Frame 1 (no input): blank canvas, image omitted
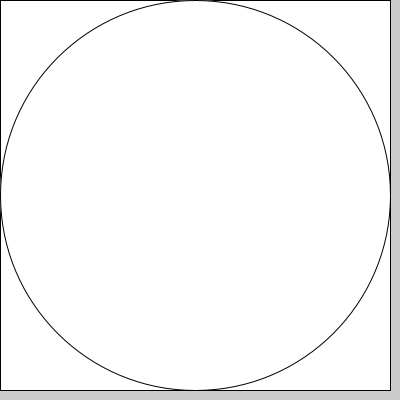
Frame 60 (the mouse pressed at the canvas centre just before this capture)
Frame 120 (the mouse held since frame 60 and released just before this capture): identical to frame 60, image omitted

The Processing sketch that drew this single still picture (run headless with seeded random() and noise(); from frame 60 on, the mouse is pressed at the canvas centre):

// Processing sketch: Fonksiyon_Kare_Daire
// ── Fonksiyon_Kare_Daire.pde
float i=0;
void dk (float w,float h)
{
  rect (0,0,w,h);
  ellipseMode (CORNER);
  ellipse (0,0,w,h);
}
void setup ()
{
  size (400,400);
}
void draw ()
{ 
  if (i<400)
  {
    dk (i,i);
    i+=10;
  }
}
